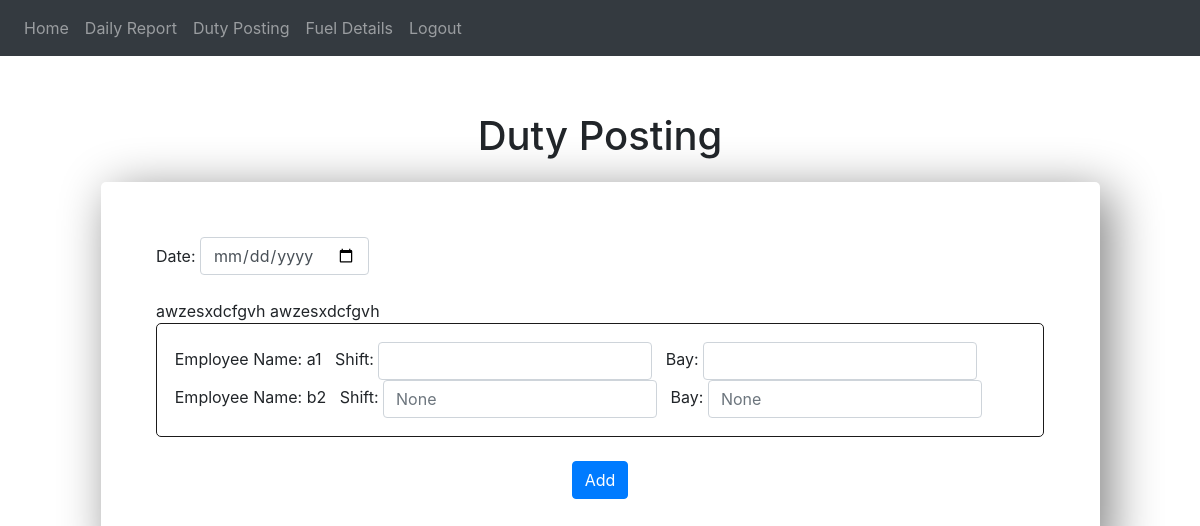
/dutyposting (signed in), run on the app's committed database.
### website/models.py (models this page shows)
class employee(db.Model):
    emp_id = db.Column(db.Integer, primary_key = True)
    name = db.Column(db.String(150))
    dob = db.Column(db.Date)
    address = db.Column(db.String(300))
    phone = db.Column(db.String(150))
    emp_id_sales = db.relationship('sales')
    emp_id_duty = db.relationship('duty_posting')
    excess_short = db.Column(db.Float)
    advance = db.Column(db.Integer)

### website/views.py (the view, shortened to what this page needs)
@views.route('/dutyposting', methods=['GET','POST'])
@login_required
def dutyposting():
    date = request.form.get("date")
    name = {}
    shift1 = {}
    bay1 = {}
    for employee1 in employee.query.all():
        shift1[employee1.emp_id] = request.form.get("shift" + str(employee1.emp_id))
        bay1[employee1.emp_id] = request.form.get("bay" + str(employee1.emp_id))
    print(shift1)
    print(bay1)
    employees = employee.query.all()
    print(employees)
    dutyposting = duty_posting.query.filter_by(date=date).all()
    print(dutyposting)
    return render_template("dutyposting.html", user=current_user, employees = employees, name = name, shift = shift1, bay = bay1, dutyposting=dutyposting)

### website/templates/dutyposting.html (shortened to what this page needs)
{% extends 'base.html' %}
{% block content %}
<h1 align="center" style="margin-top: 5%;">Duty Posting</h1>
<div
      style="margin: 5%; margin-top: 2%; border: black 2px; padding: 5%; border-radius: 5px; box-shadow: 10px 10px 50px grey">
      <form method="POST">
            <div class="form-inline">
                  <label for="date">Date:&nbsp;</label>
                  <input type="date" class="form-control" id="date" name="date" style="margin-right: 10%;" />
            </div>
            <br>
<div>
            {% for employee in employees %}
            awzesxdcfgvh
            {% endfor %}
            </div>
            <div style="border: solid rgb(27, 26, 26) 1px; border-radius: 5px; padding: 2%;" class="form-inline">
                  {% for employee1 in employees %}
                  <div>
                  Employee Name:&nbsp;{{employee1.name}}&nbsp;&nbsp;
                  Shift:&nbsp;<input type="text" class="form-control" id="shift{{employee1.emp_id}}" name="shift{{employee1.emp_id}}"
                        placeholder="{{shift[employee1.emp_id-1]}}">&nbsp;&nbsp;
                  Bay:&nbsp;<input type="text" class="form-control" id="bay{{employee1.emp_id}}" name="bay{{employee1.emp_id}}"
                        placeholder="{{bay[employee1.emp_id-1]}}">&nbsp;&nbsp;
                  </div>
                  <br>
                  {% endfor %}
            </div>
            <br>
            <div align="center">
                  <button type="submit" class="btn btn-primary">Add</button>
            </div>
      </form>
</div>
</div>
{% endblock %}

### data on the page
employee: name "a1"
employee: name "b2", emp_id "None"
